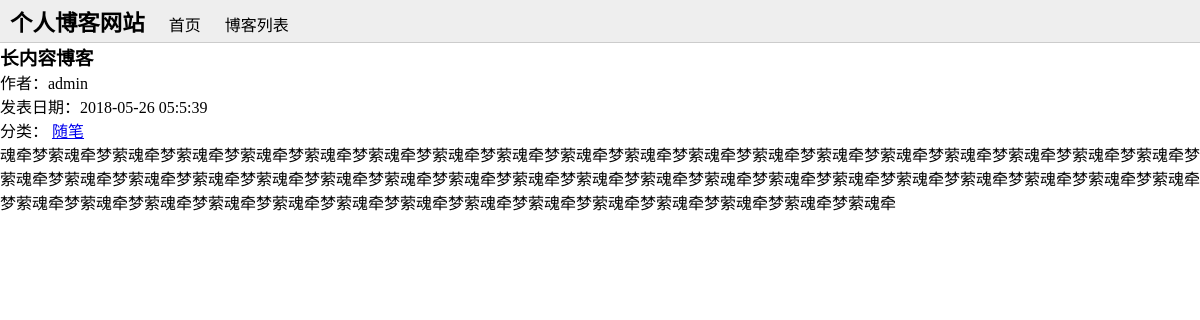
Page /blog/3 on the committed database.
### blog/models.py (models this page shows, shortened)
class Blog(models.Model):
    title = models.CharField(max_length=50)
    blog_type = models.ForeignKey(BlogType, on_delete=models.DO_NOTHING)
    content = models.TextField()
    auther = models.ForeignKey(User, on_delete=models.DO_NOTHING)
    create_time = models.DateTimeField(auto_now_add=True)
    last_updated_time = models.DateTimeField(auto_now=True)

class BlogType(models.Model):
    type_name = models.CharField(max_length=15)
    def __str__(self):
        return self.type_name

### blog/views.py (the view)
# urls.py: path('<int:blog_pk>', views.blog_detail, name='blog_detail'),
def blog_detail(request, blog_pk):
    context = {}
    context['blog'] = get_object_or_404(Blog, pk=blog_pk)
    return render_to_response('blog_detail.html', context)

### blog/templates/blog_detail.html (shortened to what this page needs)
{% extends "base.html" %}
{% block content %}
    <h3>{{ blog.title }}</h3>
    <p>作者：{{ blog.auther }}</p>
    <p>发表日期：{{ blog.create_time|date:'Y-m-d H:n:s' }}</p>
    <p>
        分类：
        <a href="{% url 'blogs_with_type' blog.blog_type.pk %}">
            {{ blog.blog_type }}
        </a>
    </p>
    <p>{{ blog.content }}</p>
{% endblock content %}

### static/base.css (style rules this page uses)
* { margin: 0; padding: 0; }

### rows in the picture
Blog: title "长内容博客", auther "admin", create_time "2018-05-26 05:5:39", blog_type "随笔", content "魂牵梦萦魂牵梦萦魂牵梦萦魂牵梦萦魂牵梦萦魂牵梦萦魂牵梦萦魂牵梦萦魂牵梦萦魂牵梦萦魂牵梦萦魂牵梦萦魂牵梦萦魂牵梦萦魂牵梦萦魂牵梦萦魂牵梦萦魂牵梦萦魂牵梦萦魂牵梦萦魂牵梦萦魂牵梦萦魂牵梦萦魂牵梦萦魂牵梦萦魂牵梦萦魂牵梦萦魂牵梦萦魂牵梦萦魂牵梦萦魂牵梦萦魂牵梦萦魂牵梦萦魂牵梦萦魂牵梦萦魂牵梦萦魂牵梦萦魂牵梦萦魂牵梦萦魂牵梦萦魂牵梦萦魂牵梦萦魂牵梦萦魂牵梦萦魂牵梦萦魂牵梦萦魂牵梦萦魂牵梦萦魂牵梦萦魂牵梦萦魂牵梦萦魂牵"
